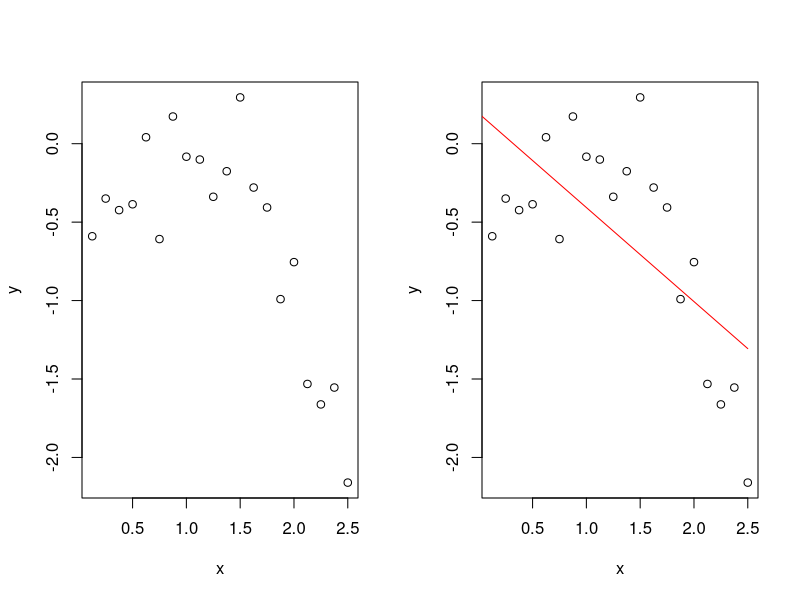
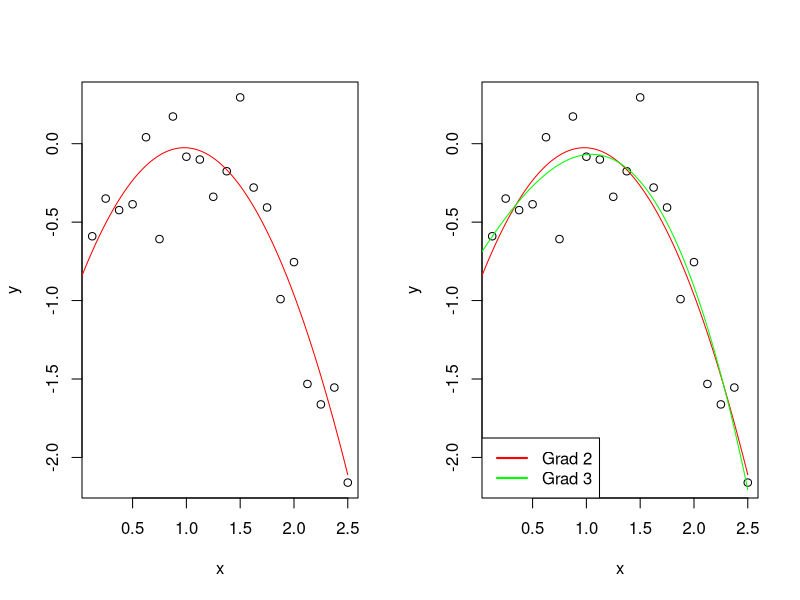
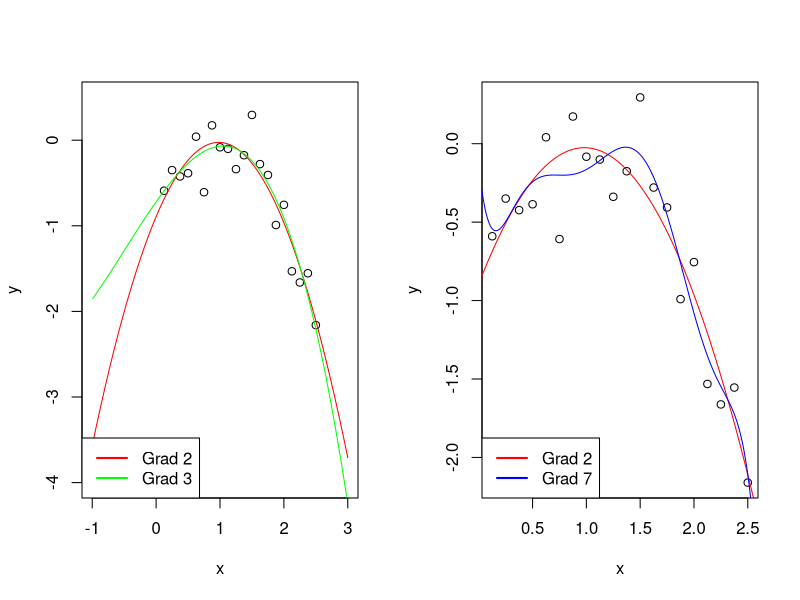
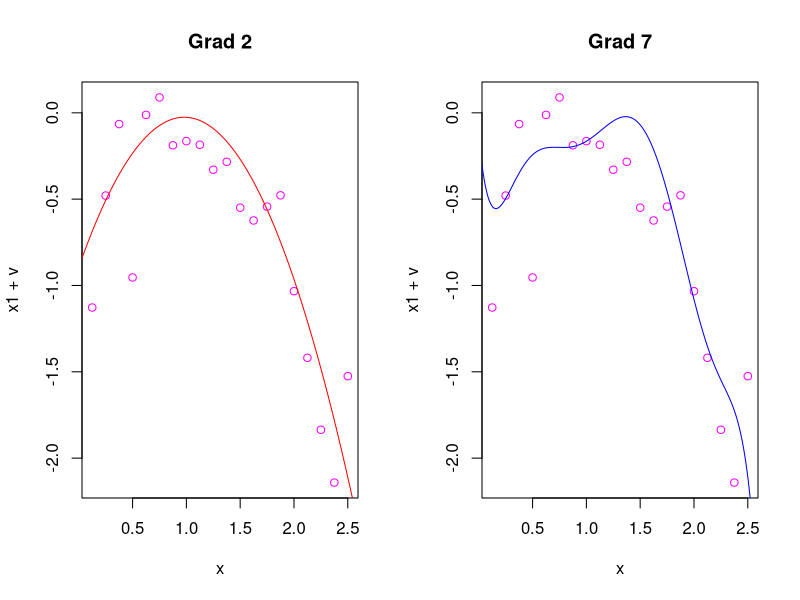

Write R code to recreate these figures, in order.
## ---- chunk 1
#| include=FALSE
set.seed(12345)
x<-(1:20)/8 # x-værdierne
x1<- -(x^2 -2* x +1) # det underliggende andengradspolynomium
x2<-1:250/100 # bruges i plot af grafer

sigma=0.3
eps<-rnorm(20,0,sigma) # error terms
y<-x1+eps # y-værdierne
## ---- chunk 2
#| echo: false
par(mfrow = c(1,2))
model<-lm(y ~ x)
plot(x,y)
plot(x,y)
lines(x2, predict(model,data.frame(x=x2)), col="red")
## ---- chunk 3
#| echo: false
model<-lm(y ~ x + I(x^2))
plot(x,y)
lines(x2,predict(model,data.frame(x=x2)),col="red")
## ---- chunk 4
#| echo: false
model3<-lm(y ~ x + I(x^2) + I(x^3))
plot(x,y)
lines(x2,predict(model,data.frame(x=x2)),col="red")
lines(x2,predict(model3,data.frame(x=x2)),col="green")
legend(x = "bottomleft",          # Position
       legend = c("Grad 2", "Grad 3"),  # Legend texts
       lty = c(1, 1),           # Line types
       col = c("red", "green"),           # Line colors
       lwd = 2) 
## ---- chunk 5
#| echo: false
model3<-lm(y ~ x + I(x^2) + I(x^3))
plot(x,y, xlim=c(-1,3),ylim=c(-4,0.5))
x2<-1:400/100 -1
lines(x2, predict(model, data.frame(x=x2)), col="red")
lines(x2, predict(model3, data.frame(x=x2)), col="green")
legend(x = "bottomleft",          # Position
       legend = c("Grad 2", "Grad 3"),  # Legend texts
       lty = c(1, 1),           # Line types
       col = c("red", "green"),           # Line colors
       lwd = 2) 
## ---- chunk 6
#| echo: false
model7<-lm(y ~ x + I(x^2) + I(x^3) + I(x^4) + I(x^5) + I(x^6) + I(x^7))
plot(x,y)
lines(x2,predict(model,data.frame(x=x2)),col="red")
lines(x2,predict(model7,data.frame(x=x2)),col="blue")
legend(x = "bottomleft",          # Position
       legend = c("Grad 2", "Grad 7"),  # Legend texts
       lty = c(1, 1),           # Line types
       col = c("red", "blue"),           # Line colors
       lwd = 2) 
## ---- chunk 7
#| echo: false
par(mfrow = c(1,2))
set.seed(1234)
v<-rnorm(20,0,sigma)
#plot(x,y)
x2<-1:400/100 -1
plot(x,x1+v,col="magenta", main="Grad 2")
lines(x2,predict(model,data.frame(x=x2)),col="red")
#plot(x,y)
plot(x,x1+v,col="magenta",main="Grad 7")
lines(x2,predict(model7,data.frame(x=x2)),col="blue")

## ---- chunk 8
#| include: false
## Kode der ikke bruges lige nu

# RSS test
#RSS2<-sum((x1+v -predict(model,data.frame(x=x)))^2)
#RSS3<-sum((x1+v -predict(model3,data.frame(x=x)))^2)
#RSS7<-sum((x1+v -predict(model7,data.frame(x=x)))^2)
#RSS træn
#RSS2<-sum((y-predict(model,data.frame(x=x)))^2)
#RSS3<-sum((y-predict(model3,data.frame(x=x)))^2)
#RSS7<-sum((y -predict(model7,data.frame(x=x)))^2)

# par(mfrow = c(1,2))
# model15<-lm(y ~ x + I(x^2) + I(x^3) + I(x^4) + I(x^5) + I(x^6) + I(x^7)
#             +I(x^8) + I(x^9) + I(x^10)+ I(x^11) + I(x^12))
# plot(x,y)
# lines(x2,predict(model,data.frame(x=x2)),col="red")
# lines(x2,predict(model15,data.frame(x=x2)),col="blue")
# plot(x,x1+v,col="green")
# lines(x2,predict(model,data.frame(x=x2)),col="red")
# lines(x2,predict(model15,data.frame(x=x2)),col="blue")
